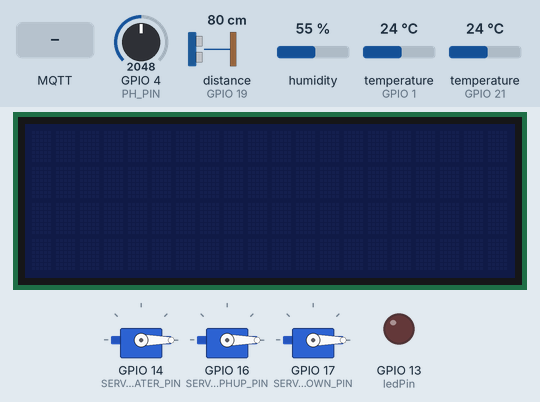
Bench run of a program on a simulated ESP32-S3. Parts: 20×4 character LCD, 3 × servo, output pins drawn as LEDs (lit = HIGH). The inputs (shaded band) are chosen by the test bench; at power-on: temperature (sensors on GPIO 1, GPIO 21) 24 °C, GPIO 4 (PH_PIN) = 2048, distance to the obstacle (sensor on GPIO 19) 80 cm, humidity 55 %. The echo pulse lasts 58.3 µs per cm; WiFi joins after 1.5 s; servers stay silent unless stated; random numbers use the default seed unless the program sets one; no MQTT or app messages arrive unless stated; pins used as bus, display or sensor lines are not drawn; what the program prints to the serial monitor is not drawn.

Above: at 2.7 s.
2.8 s: MQTT message "1" arrives on the first subscribed topic
At 5.9 s:
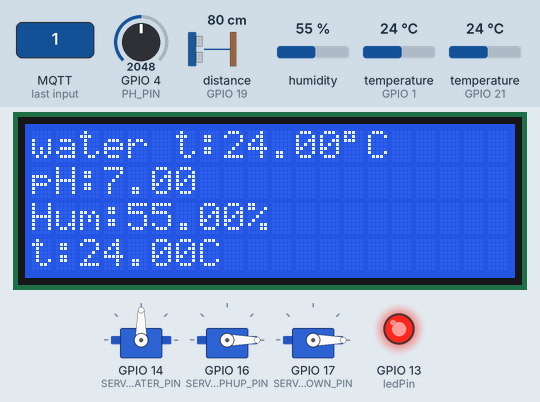
8.8 s: temperature (sensor on GPIO 1) set to 33 °C
At 10.7 s:
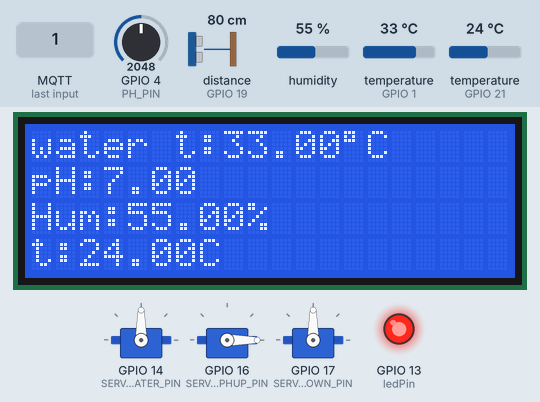
11.8 s: MQTT message "0" arrives on the first subscribed topic
At 16.0 s:
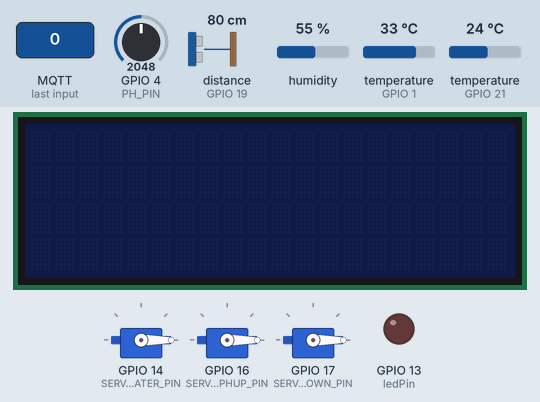
Timing chart, 0 to 17.5 s (numbered marks = the images above; inputs shaded):
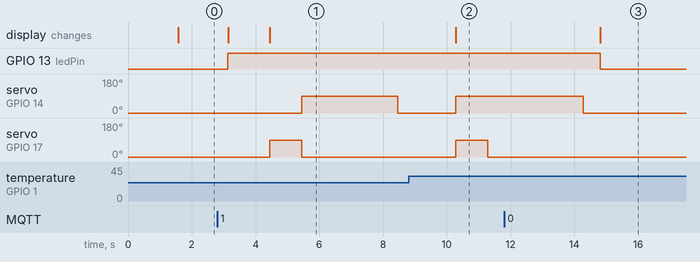

Measured:
- after the input at 2.8 s, GPIO 13 (ledPin): LOW → HIGH after 0.33 s; servo on GPIO 14 (SERVO_ADD_WATER_PIN): 0° → 90° after 2.7 s, → 0° 3.0 s later; servo on GPIO 17 (SERVO_ADD_PHDOWN_PIN): 0° → 90° after 1.7 s, → 0° 1.0 s later; the display: first changes after 0.34 s (image 1 shows a later state)
- after the input at 8.8 s, the display: changes after 1.5 s (image 2)
- after the input at 11.8 s, GPIO 13 (ledPin): HIGH → LOW after 3.0 s; the display: changes after 3.0 s (image 3)

The program:

main.cpp
```cpp
#include <Arduino.h>
#include <DHT.h>
#include <OneWire.h>
#include <DallasTemperature.h>
#include <LiquidCrystal_I2C.h>
#include <ESP32Servo.h>
#include <LittleFS.h>
#include <SD.h>
#include <WiFi.h>
#include <Update.h>
#include <PubSubClient.h>
#include <Wire.h>

const char* wifiSsid = "Wokwi-GUEST";
const char* wifiPassword = "";
const char* mqttServer = "broker.emqx.io";
const int mqttPort = 1883;

const char* temperatureTopic = "ESP32/temperature";
const char* humidityTopic = "ESP32/humidity";
const char* statusTopic = "ESP32/status";
const char* controlTopic = "ESP32/control";
const char* waterTopic = "ESP32/waterTemp";
const char* phTopic = "ESP32/ph";
const char* doTopic = "ESP32/do";
const char* waterLevelTopic = "ESP32/waterLevel";

const unsigned long interval = 1000;
bool activeStatus = false;
unsigned long previousMillis = 0;

#define DHT_SENSOR_PIN 21
#define DHT_SENSOR_TYPE DHT22

#define TRIG_PIN 20
#define ECHO_PIN 19

#define TEMP_PIN 1
#define PH_PIN 4
#define DO_PIN 5
#define SERVO_ADD_WATER_PIN 14
#define SERVO_ADD_PHUP_PIN 16
#define SERVO_ADD_PHDOWN_PIN 17
#define ledPin 13
LiquidCrystal_I2C lcd(0x27,20,4);
Servo servoAddWater;
Servo servoAddpHUp;
Servo servoAddpHDown;

WiFiClient espClient;
PubSubClient client(espClient);
float duration_us, distance_cm;
DHT dhtSensor(DHT_SENSOR_PIN, DHT_SENSOR_TYPE);

OneWire oneWire(TEMP_PIN);
DallasTemperature DS18B20(&oneWire);
float watertempC;
float Ph;
float tempUpp = 32;
float tempLow = 27;
float LowestpH = 5.5;
float HighestpH = 6.5;

float floatMap(float x, float in_min, float in_max, float out_min, float out_max) {
  return (x - in_min) * (out_max - out_min) / (in_max - in_min) + out_min;
}

void showStatus(bool status) {
    String statusString;
    if (status) {
        digitalWrite(ledPin, HIGH);
        statusString = "ON";
    } else {
        digitalWrite(ledPin, LOW);
        statusString = "OFF";
    }
    Serial.printf("Status: %s\r\n", statusString.c_str());

    char statusMessage[5];
    snprintf(statusMessage, 5, "%s", statusString.c_str());
    client.publish(statusTopic, statusMessage);

}

void mqttcallback(char* topic, byte* payload, unsigned int length) {
  Serial.print("Message arrived: ");
  Serial.println(topic);

  char messageChar = (char)payload[0];
  if (messageChar == '1') {
    activeStatus = true;
    lcd.backlight();
  } else if (messageChar == '0') {
    activeStatus = false;
    lcd.clear();
    lcd.noBacklight();
  }
  showStatus(activeStatus);
}

void mqttConnect() {
    while (!client.connected()) {
        Serial.print("MQTT connecting ... ");
        char clientId[20];
        sprintf(clientId, "ESP32Client-%ld", random(1000));
        if (client.connect(clientId)) {
            Serial.print("Connected with id: ");
            Serial.println(clientId);
            client.subscribe(controlTopic);
        } else {
            Serial.print("failed, state: ");
            Serial.print(client.state());
            Serial.println(" try again in 5 seconds");
            delay(5000);
        }
    }
}
void wifiConnect() {
  Serial.println("Connecting to WiFi");
  WiFi.begin(wifiSsid, wifiPassword);
  while (WiFi.status() != WL_CONNECTED) {
    delay(500);
    Serial.println("Connecting to WiFi...");
  }
  Serial.println("Connected to the WiFi network");
}


void setup() {
  Serial.begin(115200);
  pinMode(ledPin, OUTPUT);
  dhtSensor.begin();
  wifiConnect();
  client.setServer(mqttServer, mqttPort);
  client.setCallback(mqttcallback);
  Wire.begin(15,2);
  pinMode(TRIG_PIN, OUTPUT);
  pinMode(ECHO_PIN, INPUT);

  lcd.init();
  DS18B20.begin();
  servoAddWater.attach(SERVO_ADD_WATER_PIN);
  servoAddWater.write(0);
  servoAddpHUp.attach(SERVO_ADD_PHUP_PIN);
  servoAddpHUp.write(0);
  servoAddpHDown.attach(SERVO_ADD_PHDOWN_PIN);
  servoAddpHDown.write(0);
}

void loop() {
  if (!client.connected()) {
    mqttConnect();
  }
  client.loop();

  unsigned long currentTime = millis();

  bool shouldPublish = (currentTime - previousMillis) > interval;
  if (shouldPublish && activeStatus) {
    previousMillis = currentTime;

      digitalWrite(TRIG_PIN, HIGH);
      delayMicroseconds(10);
      digitalWrite(TRIG_PIN, LOW);

      duration_us = pulseIn(ECHO_PIN, HIGH);

      distance_cm = 0.017 * duration_us;

      Serial.print("distance: ");
      Serial.print(distance_cm);
      Serial.println(" cm");

      delay(500);

      float humi  = dhtSensor.readHumidity();
      float tempC = dhtSensor.readTemperature();
      float tempF = dhtSensor.readTemperature(true);

      if ( isnan(tempC) || isnan(tempF) || isnan(humi)) {
      Serial.println("Failed to read from DHT sensor!");
      } else {
      Serial.print("Humidity: ");
      Serial.print(humi);
      Serial.print("%");

      Serial.print("  |  ");

      Serial.print("Temperature: ");
      Serial.print(tempC);
      Serial.print("°C  ~  ");
      Serial.print(tempF);
      Serial.println("°F");
      }

      DS18B20.requestTemperatures();
      watertempC = DS18B20.getTempCByIndex(0);
      Serial.print("Water Temperature: ");
      Serial.print(watertempC);
      Serial.println("°C");

      int analogPh = analogRead(PH_PIN);

      Ph = floatMap (analogPh, 0, 4095, 0, 14);

      lcd.clear();
      lcd.setCursor(0,0);
      lcd.print("water t:");
      lcd.print(watertempC,2);
      lcd.print((char)223);
      lcd.print("C");

      lcd.setCursor(0,1);
      lcd.print("pH:");
      lcd.print(Ph);

      lcd.setCursor(0,2);
      lcd.print("Hum:");
      lcd.print(humi);
      lcd.print("%");

      lcd.setCursor(0,3);
      lcd.print("t:");
      lcd.print(tempC);
      lcd.print("C");

      if(watertempC>tempUpp){
        servoAddWater.write(90);
      } else if(watertempC<tempLow){
        servoAddWater.write(0);
      }

      if(Ph<LowestpH){
        servoAddpHUp.write(90);
        delay(1000);
        servoAddpHUp.write(0);
        servoAddWater.write(90);
        delay(3000);
        servoAddWater.write(0);
      } else if(Ph>HighestpH){
        servoAddpHDown.write(90);
        delay(1000);
        servoAddpHDown.write(0);
        servoAddWater.write(90);
        delay(3000);
        servoAddWater.write(0);
      }

      char statusHum[6];
      char statusTemp[6];
      char statusWater[6];
      char statusPh[6];
      char statusWaterLevel[6];

      snprintf(statusHum, 6, "%.2f", humi);
      snprintf(statusTemp, 6, "%.2f", tempC);
      snprintf(statusWater, 6, "%.2f", DS18B20.getTempCByIndex(0));
      snprintf(statusPh, 6, "%.2f", Ph);
      snprintf(statusWaterLevel, 6, "%.2f", distance_cm);
      client.publish(humidityTopic, statusHum);
      client.publish(temperatureTopic, statusTemp);
      client.publish(waterTopic, statusWater);
      client.publish(phTopic, statusPh);
      client.publish(waterLevelTopic, statusWaterLevel);
    }

    delay(500);
  }
```
